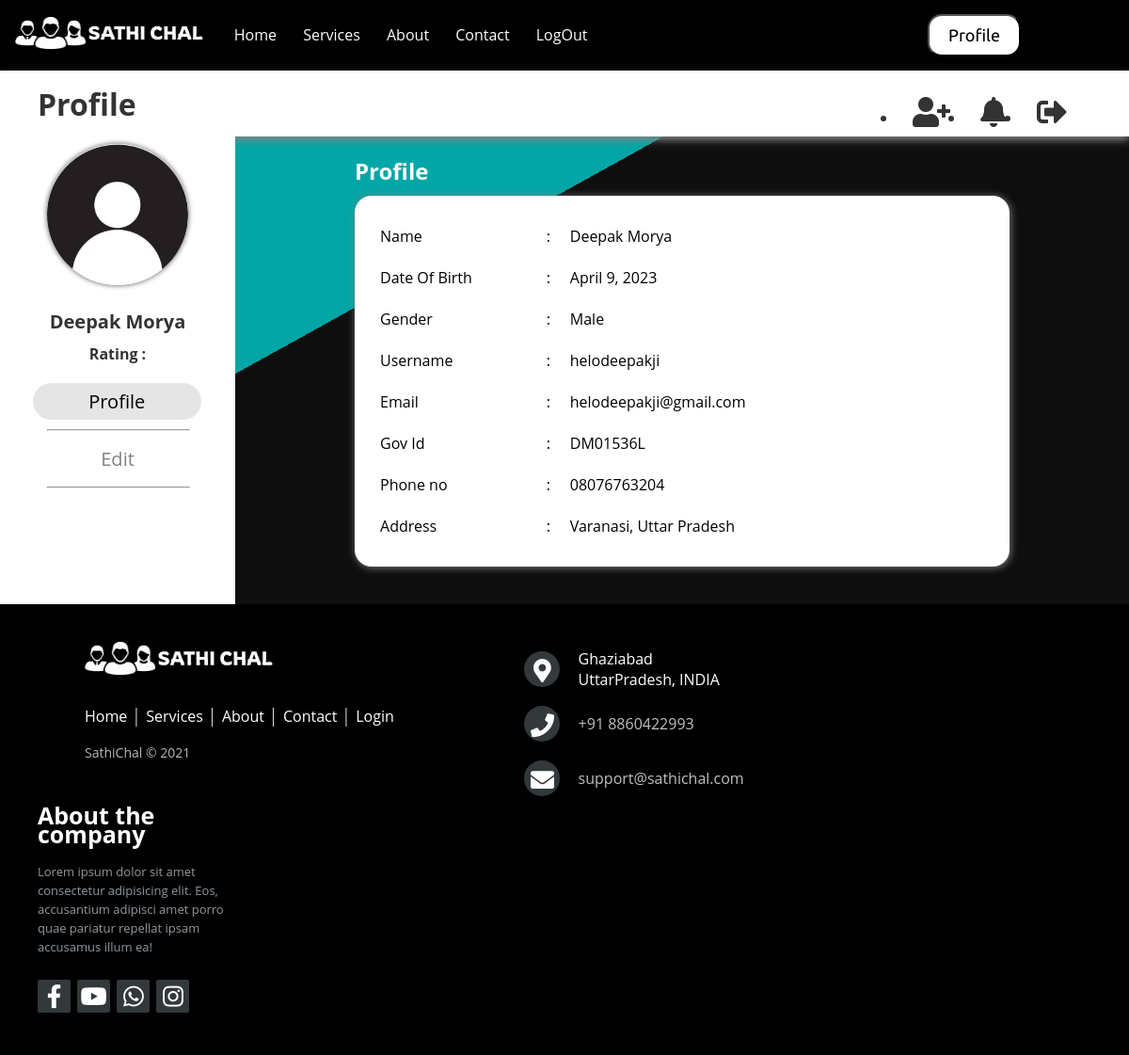
Page /profile (signed in) on the committed database.
### home/models.py (models this page shows)
class sathiUser(AbstractUser):
    gender =  models.CharField(max_length=1,choices = GENDER_FIElD)
    phone = models.CharField(max_length=15)
    dob = models.DateField(default="2000-01-01")
    aadhaarno = models.CharField(max_length=12)
    city = models.CharField(max_length=50, default="")
    state = models.CharField(max_length=50, default="")
    pass

### home/views.py (the view, shortened to what this page needs)
# urls.py: path('profile', views.profile, name='profile'),
def profile(request):
    if request.method == 'GET':
        if request.user.is_authenticated:
            data = sathiUser.objects.filter(username=request.user).values()
            context = {"data":data[0]}
            return render(request,"profile.html",context)
        else:
            return redirect(loginfun)

### templates/profile.html (shortened to what this page needs)
<!DOCTYPE html>
<html lang="en">
<head>
    <link rel="stylesheet" href="https://cdnjs.cloudflare.com/ajax/libs/font-awesome/5.12.1/css/all.min.css">
    {% load static %}
</head>
<body>
    {%include "layout/navbar.html"%}
    <div class="navbar-top">
        <div class="title">
            <h1>Profile</h1>
        </div>
        <ul>
            <li>
                <a id="friendrequest">
                    <i class="fa fa-user-plus fa-2x"></i>
                </a>
            </li>
            <li>
                <a href="#notification">
                    <i class="fa fa-bell fa-2x"></i>
                </a>
            </li>
            <li>
                <a href="/logout">
                    <i class="fa fa-sign-out-alt fa-2x"></i>
                </a>
            </li>
        </ul>
    </div>
    <div class="client-page">
        <div class="sidenav">
            <div class="client">
                <img id="profile_pic" src="{% if data.image %}{{data.image}}{% else %}{% static 'images/profile.jpg' %}{% endif %}" alt="" width="150" height="150">
                <div class="name">
                    {{data.first_name}} {{data.last_name}}
                </div>
                <div class="job">
                    Rating :
                </div>
            </div>
            <div class="sidenav-url">
                <div class="url">
                    <a class="active" id="client">Profile</a>
                    <hr align="center">
                </div>
                <div class="url">
                    <a id="settings">Edit</a>
                    <hr align="center">
                </div>
            </div>
        </div>
        <div class="main">
            <h2>Profile</h2>
            <div class="card">
                <div class="card-body " id="details">
                    <table>
                        <tbody>
                            <tr>
                                <td>Name</td>
                                <td>:</td>
                                <td>{{data.first_name}} {{data.last_name}}</td>
                            </tr>
                            <tr>
                                <td>Date Of Birth</td>
                                <td>:</td>
                                <td>{{data.dob}}</td>
                            </tr>
                            <tr>
                                <td>Gender</td>
                                <td>:</td>
                                <td>{{data.gender}}</td>
                            </tr>
                            <tr>
                                <td>Username</td>
                                <td>:</td>
                                <td>{{data.username}}</td>
                            </tr>
                            <tr>
                                <td>Email</td>
                                <td>:</td>
                                <td>{{data.email}}</td>
                            </tr>
                            <tr>
                                <td>Gov Id</td>
                                <td>:</td>
                                <td>{{data.aadhaarno}}</td>
                            </tr>
                            <tr>
                                <td>Phone no</td>
                                <td>:</td>
                                <td>{{data.phone}}</td>
                            </tr>
                            <tr>
                                <td>Address</td>
                                <td>:</td>
                                <td>{{data.city}}, {{data.state}}</td>
                            </tr>
                        </tbody>
                    </table>
                </div>
            </div>
        </div>
    </div>
    {%include "layout/footer.html"%}
</body>
</html>

### templates/profile.html (style rules this page uses)
* { margin: 0; }
body { background: linear-gradient( 331deg, rgba(14, 14, 14, 1) 70%, rgba(2, 166, 166, 1) 70% ); font-family: Arial; }
.navbar-top { background-color: #fff; color: #333; box-shadow: 0px 4px 8px 0px grey; height: 70px; display: flex; justify-content: space-between; align-items: center; }
.title { font-family: 'Dancing Script', cursive; padding: 15px 40px; }
.navbar-top ul { display: flex; padding: 18px 50px 0 40px; }
.navbar-top ul li a { color: #333; padding: 14px 16px; text-align: center; text-decoration: none; cursor: pointer; }
.client-page { display: flex; }
.sidenav { background-color: #fff; color: #333; padding-top: 20px; width: 250px; }
.client { margin-bottom: 20px; margin-top: -12px; text-align: center; }
.client img { object-fit: cover; border-radius: 50%; box-shadow: 0px 0px 5px 1px grey; }
.name { font-size: 20px; font-weight: bold; padding-top: 20px; }
.job { font-size: 16px; font-weight: bold; padding-top: 10px; }
.url, hr { text-align: center; }
.url hr { margin-left: 20%; width: 60%; }
.url a { color: #818181; display: block; font-size: 20px; margin: 10px 0; padding: 6px 8px; text-decoration: none; }
.url a:hover, .url .active { background-color: #0000001a; border-radius: 28px; color: #000; margin-left: 14%; width: 65%; }
.main { margin: 20px auto; font-size: 28px; padding: 0 10px; width: 58%; }
.main h2 { color: #fff; font-family: 'Segoe UI', Tahoma, Geneva, Verdana, sans-serif; font-size: 24px; margin-bottom: 10px; }
.main .card { background-color: #fff; border-radius: 18px; box-shadow: 1px 1px 8px 0 grey; height: auto; margin-bottom: 20px; padding: 20px; }
.main .card table { border: none; font-size: 16px; height: 270px; width: 80%; }
table td { padding: 10px 5px; }

### templates/layout/navbar.html (style rules this page uses)
* { margin: 0; padding: 0; }
body { font-family: 'Ubuntu', sans-serif; }

### templates/layout/footer.html (style rules this page uses)
* { font-family: Open Sans; margin: 0; padding: 0; }

### rows in the picture
sathiUser: first_name "Deepak", last_name "Morya", dob "April 9, 2023", gender "Male", username "helodeepakji", email "helodeepakji@gmail.com", aadhaarno "DM01536L", phone "08076763204", city "Varanasi", state "Uttar Pradesh"
